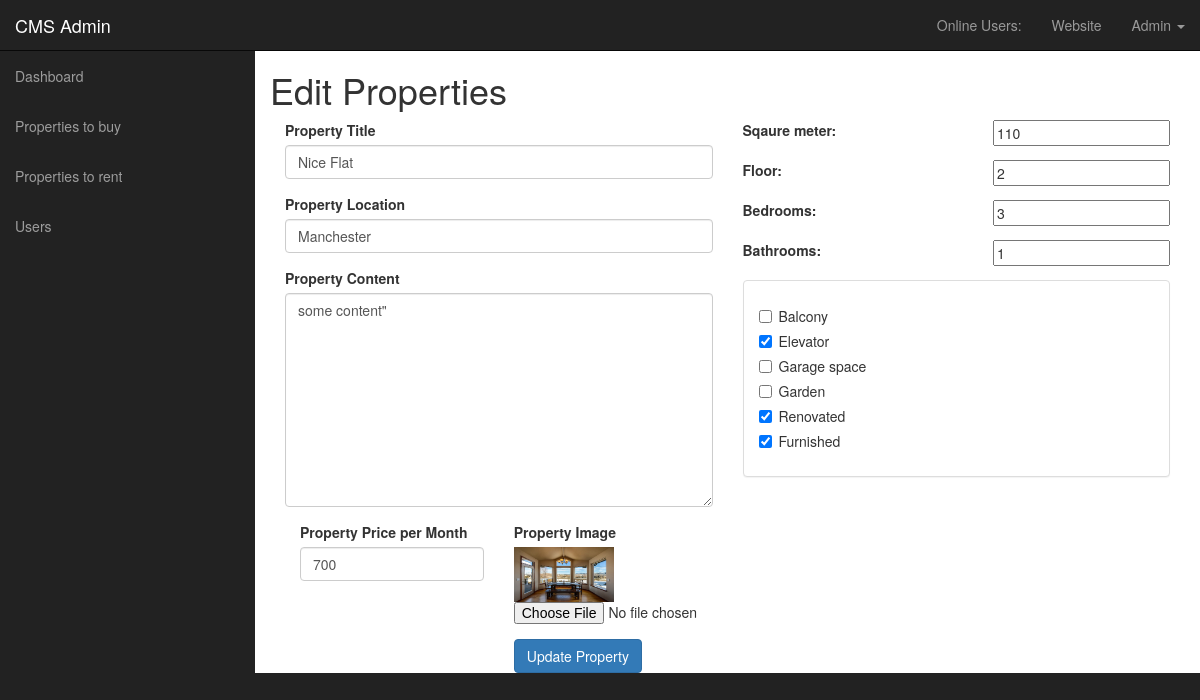
Screenshot of /admin/edit_properties_rent.php?edit=3 (signed in) with the database file from the repository.
### tables this page shows
CREATE TABLE `properties_rent` (
  `prop_id` int(11) NOT NULL,
  `prop_advertiser` varchar(255) NOT NULL,
  `prop_title` varchar(255) NOT NULL,
  `prop_location` varchar(255) NOT NULL,
  `prop_image` text NOT NULL,
  `prop_content` text NOT NULL,
  `prop_price_monthly` int(10) NOT NULL,
  `prop_sqm` int(5) NOT NULL,
  `prop_bedrooms` int(3) NOT NULL,
  `prop_bathrooms` int(3) NOT NULL,
  `prop_floor` int(3) NOT NULL,
  `prop_balcony` tinyint(1) NOT NULL,
  `prop_elevator` tinyint(1) NOT NULL,
  `prop_garage` tinyint(1) NOT NULL,
  `prop_garden` tinyint(1) NOT NULL,
  `prop_renovated` tinyint(1) NOT NULL,
  `prop_furnished` tinyint(1) NOT NULL
);

### admin/edit_properties_rent.php (the view, shortened to what this page needs)
<?php include("include/admin-header.php");?>
    <div class="wrapper">
        <?php include("include/navigation.php");?>
        <div class="main-content">
            <div class="container-fluid">
                <div class="row">
                    <div class="col-xs-12">
                        <h1>Edit Properties</h1>
                        <?php
                            if(isset($_GET['edit'])){
                                $prop_id = $_GET['edit'];
                                $query = "SELECT * FROM properties_rent WHERE prop_id = {$prop_id} ";
                                $result = mysqli_query($connection, $query);
                                $row = mysqli_fetch_assoc($result);
                            }
                        ?>
                        <form action="" method="post" enctype="multipart/form-data">
                            <div class="col-xs-6">
                                <div class="form-group">
                                    <label for="title">Property Title</label>
                                    <input type="text" class="form-control" name="title" value="<?php echo $row['prop_title']?>">
                                </div>
                                <div class="form-group">
                                    <label for="location">Property Location</label>
                                    <input type="text" class="form-control" name="location" value="<?php echo $row['prop_location']?>">
                                </div>
                                <div class="form-group">
                                    <label for="content">Property Content</label>
                                    <textarea class="form-control" name="content" cols="30" rows="10"><?php echo $row['prop_content']?></textarea>
                                </div>
                                <div class="col-xs-6">
                                  <div class="form-group">
                                      <label for="price">Property Price per Month</label>
                                      <input type="number" class="form-control" name="price" value="<?php echo $row['prop_price_monthly'] ?>">
                                  </div>
                                </div>
                                <div class="col-xs-6">
                                    <div class="form-group">
                                        <label for="image">Property Image</label>
                                        <img src="../Image/<?php echo $row['prop_image']?>" alt="" width=100>
                                        <input type="file" name="image" value="<?php echo $row['prop_image']?>">
                                    </div>
                                    <input type="submit" class="btn btn-primary" name="update" value="Update Property">
                                </div>
                            </div>
                            <div class="col-xs-6">
                                <div class="form-group">
                                  <label class="control-label" for="sqm">Sqaure meter:</label>
                                  <input class="pull-right" type="number" id="sqm" name="sqm" value="<?php echo $row['prop_sqm'] ?>">
                                </div>
                                <div class="form-group">
                                  <label class="control-label" for="floor">Floor:</label>
                                  <input class="pull-right" type="number" id="floor" name="floor" value="<?php echo $row['prop_floor'] ?>">
                                </div>
                                <div class="form-group">
                                  <label class="control-label" for="bedrooms">Bedrooms:</label>
                                  <input class="pull-right" type="number" id="bedrooms" name="bedrooms" value="<?php echo $row['prop_bedrooms'] ?>">
                                </div>
                                <div class="form-group">
                                  <label class="control-label" for="bathrooms">Bathrooms:</label>
                                  <input class="pull-right" type="number" id="bathrooms" name="bathrooms" value="<?php echo $row['prop_bathrooms'] ?>">
                                </div>
                                <div class="panel panel-default">
                                  <div class="panel-body">
                                    <div class="checkbox">
                                      <label>
                                      <input type="checkbox" name="balony" value="1" <?php if($row['prop_balcony']) echo "checked" ?>>Balcony
                                    </label>
                                  </div>
                                    <div class="checkbox">
                                      <label>
                                      <input type="checkbox" name="elevator" value="1" <?php if($row['prop_elevator']) echo "checked" ?>>Elevator
                                    </label>
                                    </div>
                                    <div class="checkbox">
                                      <label>
                                      <input type="checkbox" name="garden-space" value="1" <?php if($row['prop_garage']) echo "checked" ?>>Garage space
                                    </label>
                                    </div>
                                    <div class="checkbox">
                                      <label>
                                      <input type="checkbox" name="garden" value="1" <?php if($row['prop_garden']) echo "checked" ?>>Garden
                                    </label>
                                    </div>
                                    <div class="checkbox">
                                      <label>
                                      <input type="checkbox" name="renovated" value="1" <?php if($row['prop_renovated']) echo "checked" ?>>Renovated
                                    </label>
                                  </div>
                                  <div class="checkbox">
                                    <label>
                                    <input type="checkbox" name="furnished" value="1" <?php if($row['prop_furnished']) echo "checked" ?>>Furnished
                                  </label>
                                </div>
                                </div>
                              </div>
                            </div>
                        </form>
                    </div>
                </div>
            </div>
        </div>
    </div>
<?php include("include/admin-footer.php");?>

### admin/css/style.css (style rules this page uses)
body { background-color: #222; }
.wrapper { margin-top: 100px; }
@media (min-width:768px) { .main-content { margin-left: 255px; } }
@media (min-width:768px) { .wrapper { margin-top: 50px; } }
.main-content { background-color: #fff; }

### rows the page displays
properties_rent: title "Nice Flat", location "Manchester", content "some content\"", price "700", prop_image (picture), sqm "110", floor "2", bedrooms "3", bathrooms "1", prop_elevator "☑", prop_renovated "☑", prop_furnished "☑"

### other values shown
$_SESSION['firstname'] "Admin"
